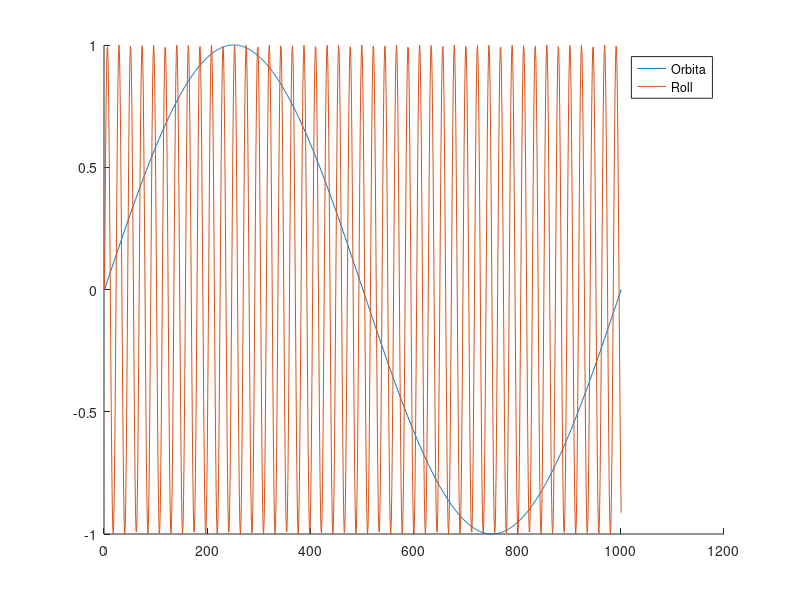

Here is the MATLAB script that generated this plot:
%{
    Programa que resuelve el Trabajo 1 de la asignatura
    Generacion y Gestion de Potencia Eelectrica
%}

clc;
clear all;
close all;

%% DATOS

mu = 398600;                % km^3/s^2
rT = 6378;                  % km
h = [450, 500, 600];        % km
r = rT + h;                 % km
beta = 0;                   % angulo beta -> sol/tietta
w = [0.05, 0.1, 0.5];       % rad/s


%% DESARROLLO

% Periodo de orbitas
T = 2*pi*sqrt(r.^3/mu);     % s
wa = 1./sqrt(r.^3/mu);      % rad/s

% Aungulo actitud sat respecto a beta // angulo rotado desde t = 0
for i = 1:3
    t(i,:) = linspace(0,T(i),1e3+1);
    alfa(i,:) = t(i,:)*wa(i);
    for j = 1:3
        roll(i,j,:) = t(i,:)*w(j);
    end
end

figure()
hold on
plot(sin(alfa(1,:)),'DisplayName', 'Orbita')
plot(sin(reshape(roll(1,1,:),1,[])),'DisplayName', 'Roll')
legend()

% Eclipse
ro = asin(rT./(rT + h));



% Potencia
Wo = 1360;              % W
W = Wo*cos(beta)*sin(alfa)

